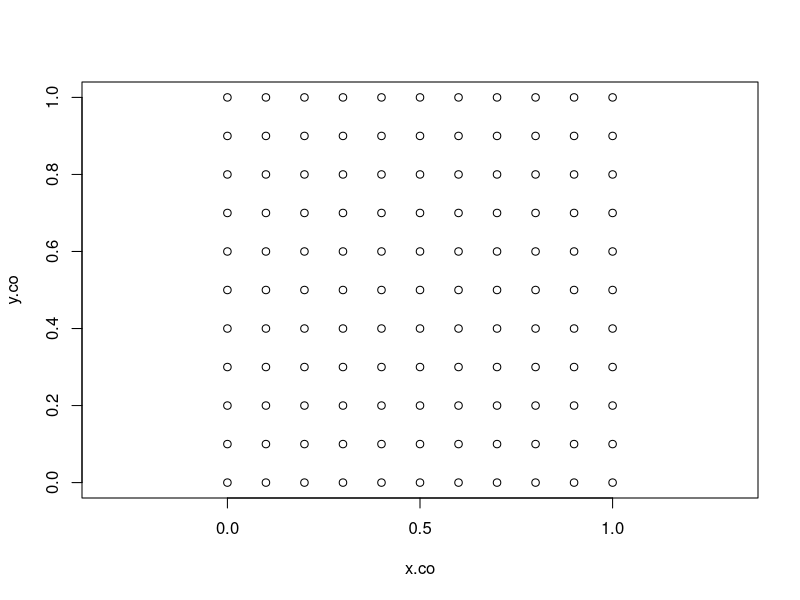
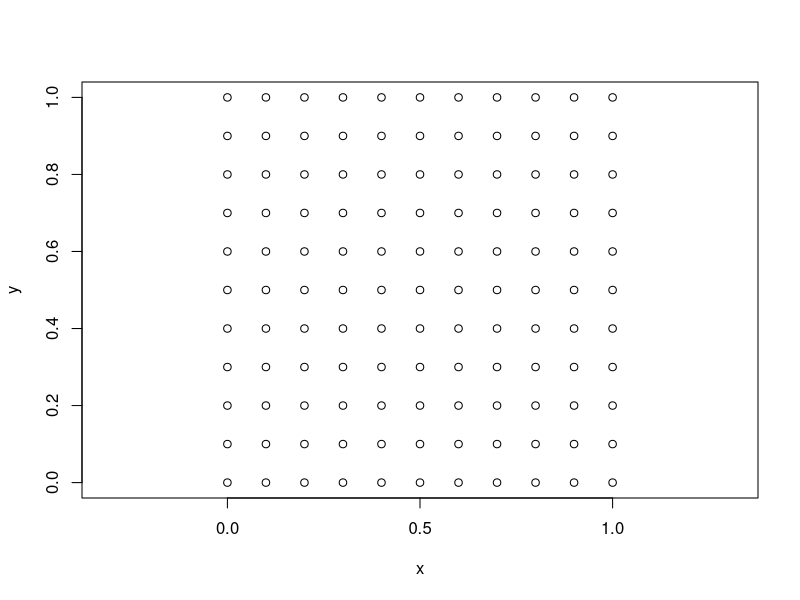
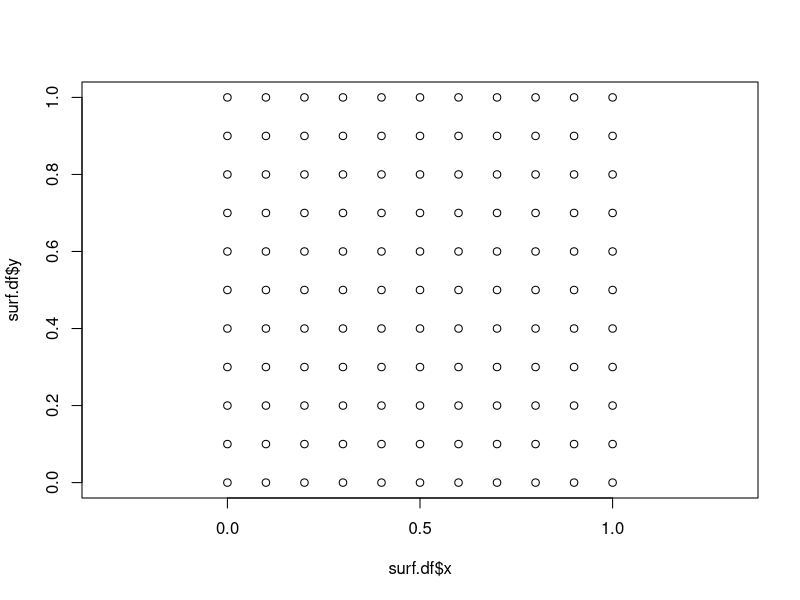
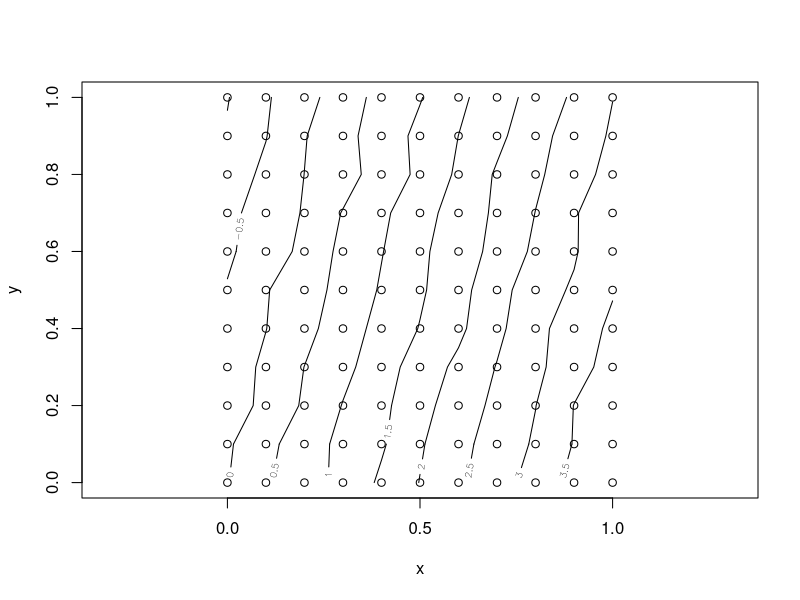
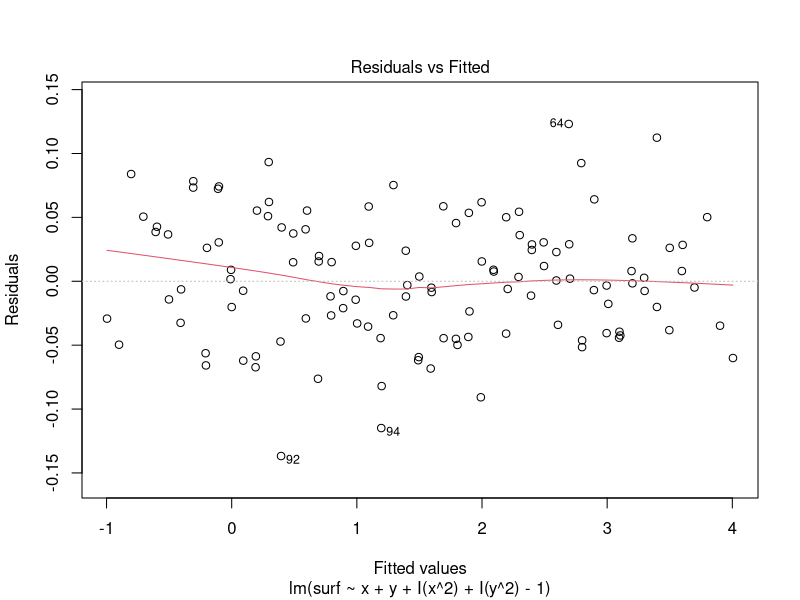
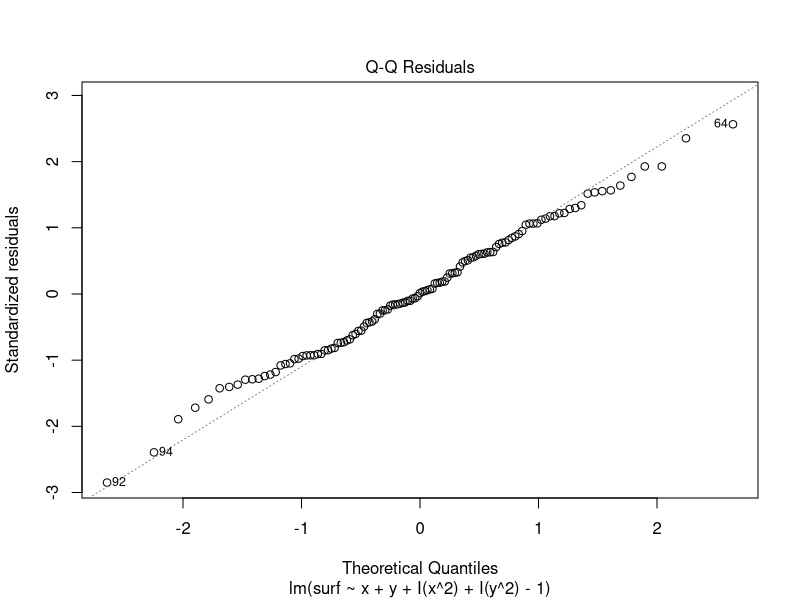
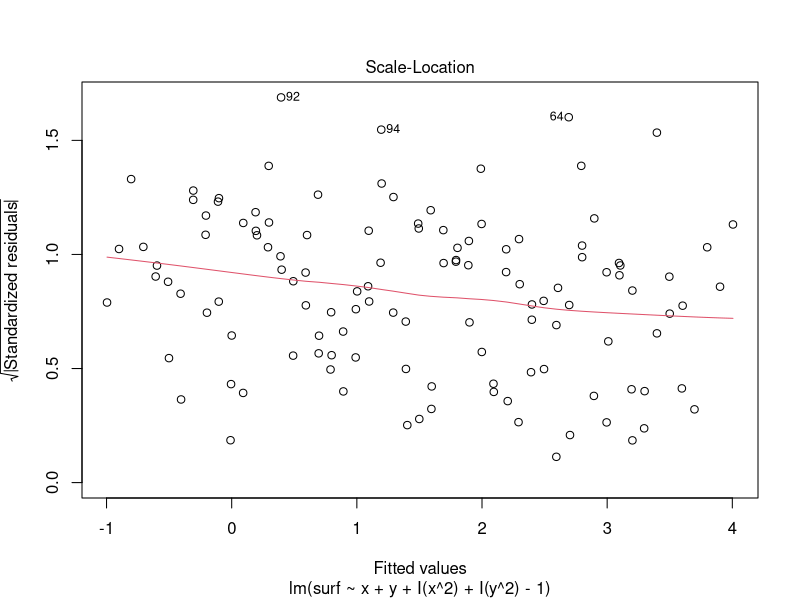
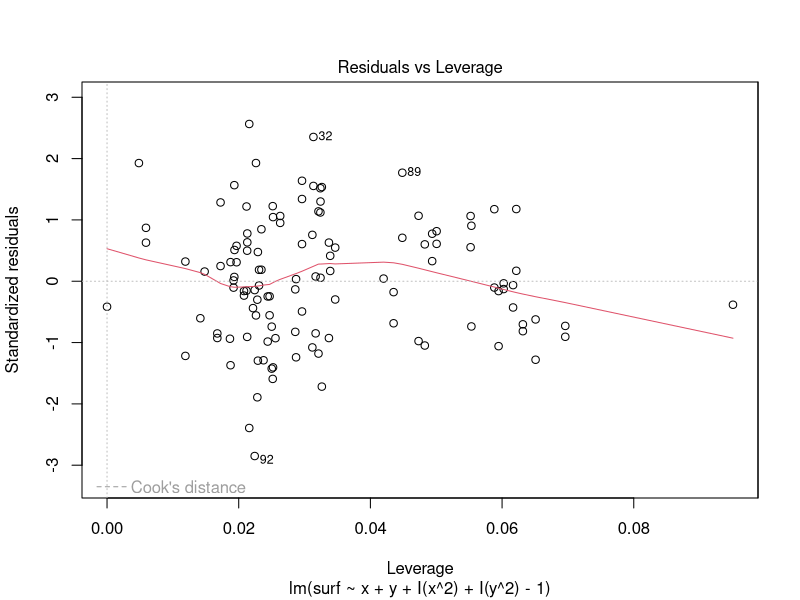

The R script that drew these images, in order:
## Adat generálás
x.co <- rep(0:10/10,11)
y.co <- rep(0:10/10,length=121,each=11)
plot(x.co,y.co, asp=T)

surf.df <- data.frame(x=x.co,y=y.co)

## Rács megjelenítése
plot(surf.df, asp = TRUE)
plot(surf.df$x,surf.df$y, asp = TRUE)

## Térbeli adatok a rácson
surf.df$surf <- 4 * surf.df$x - surf.df$y + rnorm(nrow(surf.df), sd=0.05)

## Adat mátrix
surf.mat <- matrix(surf.df$surf, nrow=11)

## Felület ábrázolása
plot(surf.df[,1:2], asp = TRUE)
contour(surf.mat, add = TRUE)

surf.lm <- lm(surf ~ x + y + I(x^2) + I(y^2) -1 , surf.df)
summary(surf.lm)
plot(surf.lm)

